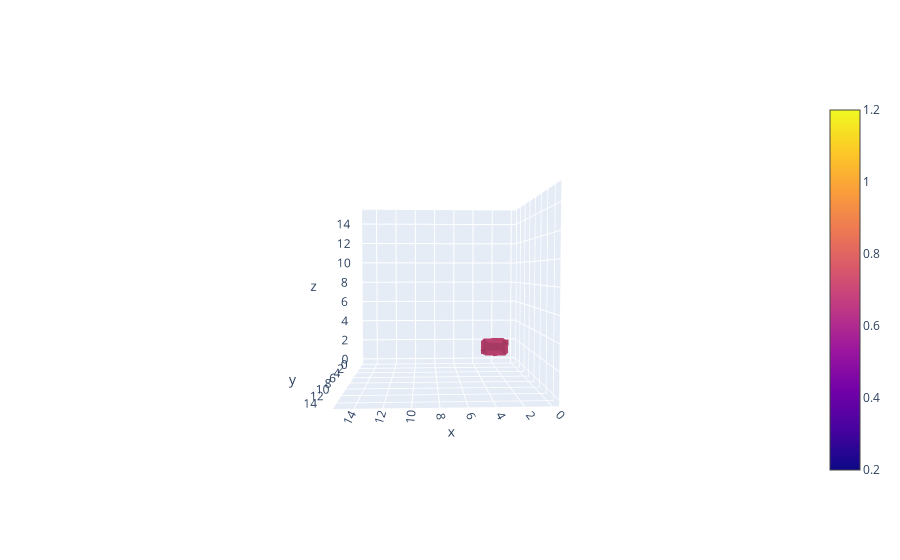
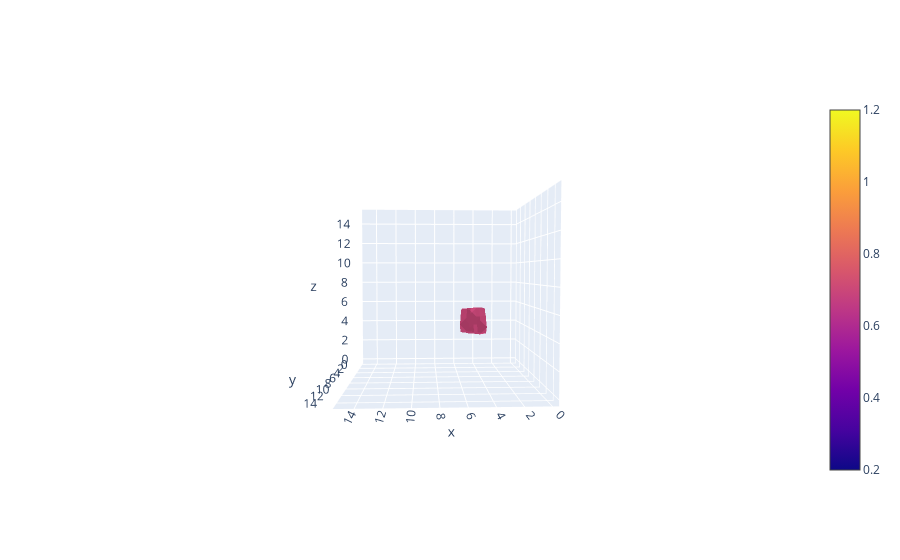

The code cell stored with these charts, in order, in its notebook:
### Code cell
# You can extract individual components like so:
N = np.max(labels_out)
for segid in range(1, N+1):
    extracted_image = labels_out * (labels_out == segid)
    print(extracted_image.shape, np.unique(extracted_image))
    fig = go.Figure(data=go.Volume(
    x=X.flatten(), y=Y.flatten(), z=Z.flatten(),
    value=extracted_image.flatten(),
    isomin=0.7,
    isomax=0.7,
    opacity=0.2,
    surface_count=21,
    caps= dict(x_show=False, y_show=False, z_show=False), # no caps
    ))
    fig.update_layout(scene_camera = dict(
    up=dict(x=0, y=0, z=1),
    center=dict(x=0, y=0, z=0),
    eye=dict(x=0.1, y=2.5, z=0.1)
    ))

    fig.show()

### Figure 1 — Plotly figure (JSON) as saved in the notebook; plotly's stock layout.template omitted (floating-point values rounded to 4 significant figures; data arrays with more than 128 entries replaced by an {"elided": "..."} marker saying what was removed)
{"data": [{"caps": {"x": {"show": false}, "y": {"show": false}, "z": {"show": false}}, "isomax": 0.7, "isomin": 0.7, "opacity": 0.2, "surface": {"count": 21}, "type": "volume", "value": {"elided": "4096 int values"}, "x": {"elided": "4096 int values"}, "y": {"elided": "4096 int values"}, "z": {"elided": "4096 int values"}}], "layout": {"scene": {"camera": {"center": {"x": 0, "y": 0, "z": 0}, "eye": {"x": 0.1, "y": 2.5, "z": 0.1}, "up": {"x": 0, "y": 0, "z": 1}}}}}

### Figure 2 — Plotly figure (JSON) as saved in the notebook; plotly's stock layout.template omitted (floating-point values rounded to 4 significant figures; data arrays with more than 128 entries replaced by an {"elided": "..."} marker saying what was removed)
{"data": [{"caps": {"x": {"show": false}, "y": {"show": false}, "z": {"show": false}}, "isomax": 0.7, "isomin": 0.7, "opacity": 0.2, "surface": {"count": 21}, "type": "volume", "value": {"elided": "4096 int values"}, "x": {"elided": "4096 int values"}, "y": {"elided": "4096 int values"}, "z": {"elided": "4096 int values"}}], "layout": {"scene": {"camera": {"center": {"x": 0, "y": 0, "z": 0}, "eye": {"x": 0.1, "y": 2.5, "z": 0.1}, "up": {"x": 0, "y": 0, "z": 1}}}}}
